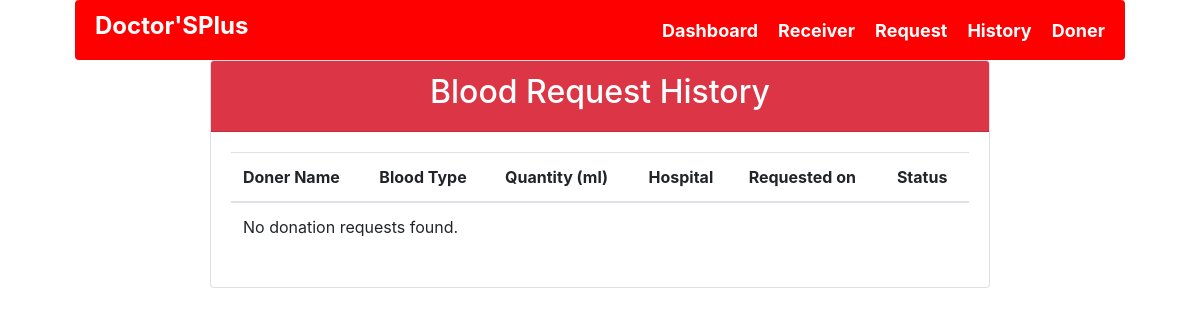
Before: /patient/receiver-request/list/ (signed in) with the older database file.
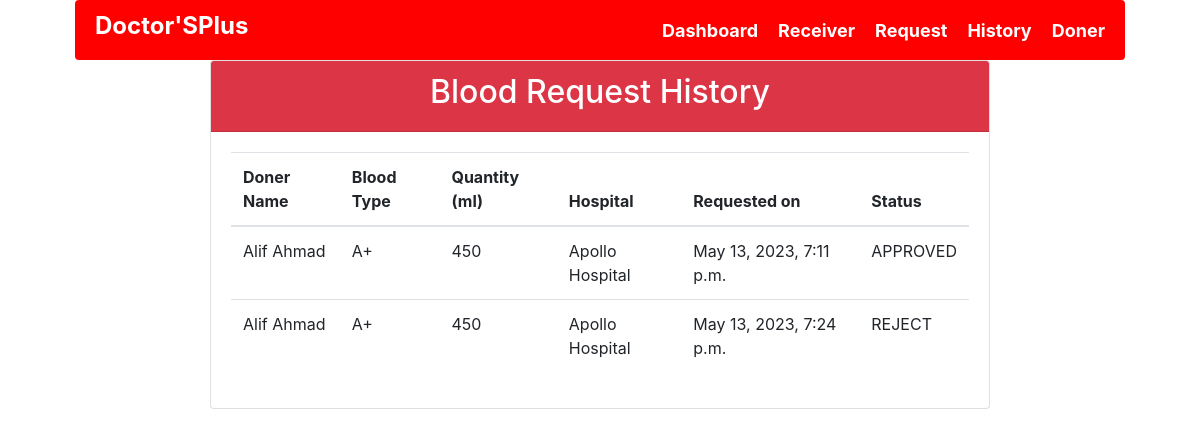
After: the same page with the newer database file.
### patient/models.py (models this page shows)
class ReceiverRequest(models.Model):
    receiver_name = models.CharField(max_length=50, blank=True)
    user = models.ForeignKey(User, on_delete=models.CASCADE)
    blood_group = models.CharField(max_length=3, choices=BLOOD_GROUPS)
    units_required = models.PositiveIntegerField()
    reason = models.CharField(max_length=200, blank=True)
    age = models.PositiveIntegerField()
    hospital = models.CharField(max_length=100)
    contact_number = models.CharField(max_length=20)
    is_approved = models.CharField(default='PENDING', max_length=8, choices=APPROVED)
    created_at = models.DateTimeField(auto_now_add=True)

### patient/views.py (the view)
# urls.py: path('receiver-request/list/', views.receiver_request_list_view, name='receiver_request_list'),
def receiver_request_list_view(request):
    receiver_requests = ReceiverRequest.objects.filter(user=request.user)
    return render(request, 'bloodbank/receiver_request_list.html', {'receiver_requests': receiver_requests})

### Templates/bloodbank/receiver_request_list.html (shortened to what this page needs)
<!DOCTYPE html>
<html lang="en">
<head>
    <link rel="stylesheet" href="https://maxcdn.bootstrapcdn.com/bootstrap/4.0.0/css/bootstrap.min.css">
</head>
{% include "bloodbank/receiver_navbar.html" %}
<body>
<div class="container mb-4">
  <div class="row justify-content-center">
    <div class="col-md-9">
      <div class="card">
        <div class="card-header bg-danger text-white">
          <h2 class="text-center">Blood Request History</h2>
        </div>
        <div class="card-body">
          <table class="table">
            <thead>
              <tr>
                <th scope="col">Doner Name</th>
                <th scope="col">Blood Type</th>
                <th scope="col">Quantity (ml)</th>
                <th scope="col">Hospital </th>
                <th scope="col">Requested on</th>
                <th scope="col">Status</th>
              </tr>
            </thead>
            <tbody>
              {% for request in receiver_requests %}
              <tr>
                <td>{{ request.receiver_name }}</td>
                <td>{{ request.blood_group }}</td>
                <td>{{ request.units_required }}</td>
                <td>{{request.hospital}}</td>
                <td>{{ request.created_at }}</td>
                <td>{{ request.is_approved }}</td>
              </tr>
              {% empty %}
              <tr>
                <td colspan="6">No donation requests found.</td>
              </tr>
              {% endfor %}
            </tbody>
          </table>
        </div>
      </div>
    </div>
  </div>
</div>
</body>
</html>

### Templates/bloodbank/receiver_navbar.html (shortened to what this page needs)
{% load static %}
<html lang="en">
<head>
</head>
<body>
  <div class="container">
    <nav class="navbar">
      <h1 class="title">Doctor'SPlus</h1>
      <ul class="nav-menu">
        <li class="nav-item"><a href="{% url 'patient-dashboard' %}">Dashboard</a></li>
        <li class="nav-item"><a href="{% url 'blood_receiver_dashboard'  %}">Receiver</a></li>
        <li class="nav-item"><a href="{% url 'receiver_request_create' %}">Request</a></li>
        <li class="nav-item"><a href="{% url 'receiver_request_list' %}">History</a></li>
        <li class="nav-item"><a href="{% url 'doner_dashboard' %}">Doner</a></li>
      </ul>
    </nav>
  </div>
</body>
</html>

### Templates/bloodbank/receiver_navbar.html (style rules this page uses)
.container { width: 90% }
.navbar { background-color: red; color: #fff; height: 60px; display: flex; justify-content: space-between; align-items: center; padding: 0 20px; border-radius: 4px; }
.nav-menu { list-style: none; margin: 0; padding: 0; display: flex; width: 60%; justify-content: flex-end; }
.nav-item { margin-right: 20px; }
.nav-item:last-child { margin-right: 0; }
.nav-item a { color: #fff; text-decoration: none; font-size: 18px; font-weight: bold; }
.title { width: 40%; font-size: 24px; font-weight: bold; }

Changed rows visible on the page:
added ReceiverRequest: receiver_name "Alif Ahmad", blood_group "A+", units_required "450", hospital "Apollo Hospital", created_at "May 13, 2023, 7:11 p.m.", is_approved "APPROVED"
added ReceiverRequest: receiver_name "Alif Ahmad", blood_group "A+", units_required "450", hospital "Apollo Hospital", created_at "May 13, 2023, 7:24 p.m.", is_approved "REJECT"
Other visible differences:
text no longer shown: "No donation requests found."
